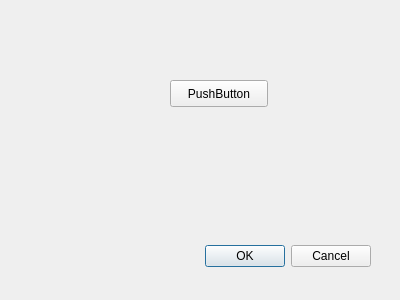
<?xml version="1.0" encoding="UTF-8"?>
<ui version="4.0">
 <class>Dialog</class>
 <widget class="QDialog" name="Dialog">
  <property name="geometry">
   <rect>
    <x>0</x>
    <y>0</y>
    <width>400</width>
    <height>300</height>
   </rect>
  </property>
  <property name="windowTitle">
   <string>Dialog</string>
  </property>
  <widget class="QDialogButtonBox" name="buttonBox">
   <property name="geometry">
    <rect>
     <x>30</x>
     <y>240</y>
     <width>341</width>
     <height>32</height>
    </rect>
   </property>
   <property name="orientation">
    <enum>Qt::Horizontal</enum>
   </property>
   <property name="standardButtons">
    <set>QDialogButtonBox::Cancel|QDialogButtonBox::Ok</set>
   </property>
  </widget>
  <widget class="QPushButton" name="test">
   <property name="geometry">
    <rect>
     <x>170</x>
     <y>80</y>
     <width>98</width>
     <height>27</height>
    </rect>
   </property>
   <property name="text">
    <string>PushButton</string>
   </property>
  </widget>
 </widget>
 <resources/>
 <connections>
  <connection>
   <sender>buttonBox</sender>
   <signal>accepted()</signal>
   <receiver>Dialog</receiver>
   <slot>accept()</slot>
   <hints>
    <hint type="sourcelabel">
     <x>248</x>
     <y>254</y>
    </hint>
    <hint type="destinationlabel">
     <x>157</x>
     <y>274</y>
    </hint>
   </hints>
  </connection>
  <connection>
   <sender>buttonBox</sender>
   <signal>rejected()</signal>
   <receiver>Dialog</receiver>
   <slot>reject()</slot>
   <hints>
    <hint type="sourcelabel">
     <x>316</x>
     <y>260</y>
    </hint>
    <hint type="destinationlabel">
     <x>286</x>
     <y>274</y>
    </hint>
   </hints>
  </connection>
 </connections>
</ui>
